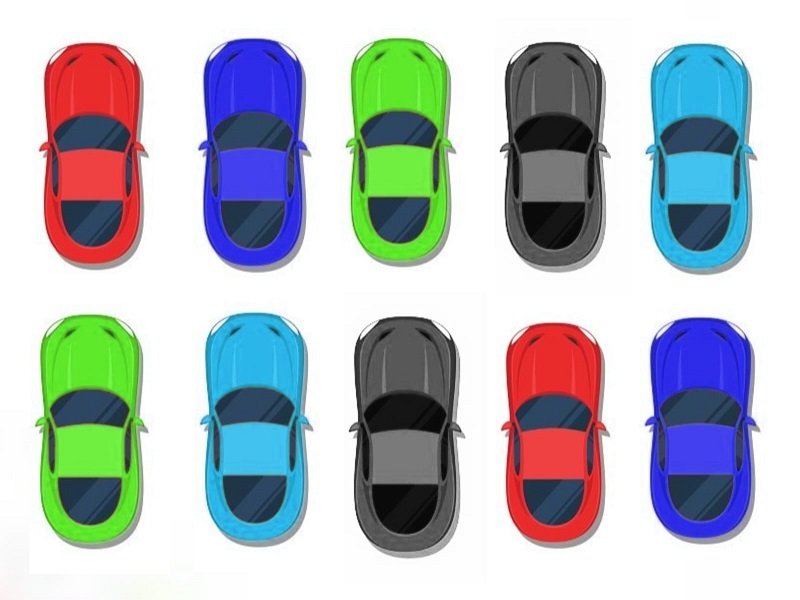
#> input picture cars.jpg, 800 x 600 px
$ python car_count.py
#> lines starting #> are read from the running program, lines starting #| are printed output that depends on the picture; after the words box and inside, x2 and y2 are one past the last pixel; in counts of white or black regions, pixels touching at a corner belong together
import cv2
import numpy as np

def load_image(file_path):
#> called with file_path = 'cars.jpg'
    image = cv2.imread(file_path)
#> image is the input picture: shape (600, 800, 3); mean B, G, R 191.6, 187, 179.8
    if image is None:
        raise ValueError(f"Error loading image from {file_path}")
    return image

def preprocess_image(image):
    gray = cv2.cvtColor(image, cv2.COLOR_BGR2GRAY)
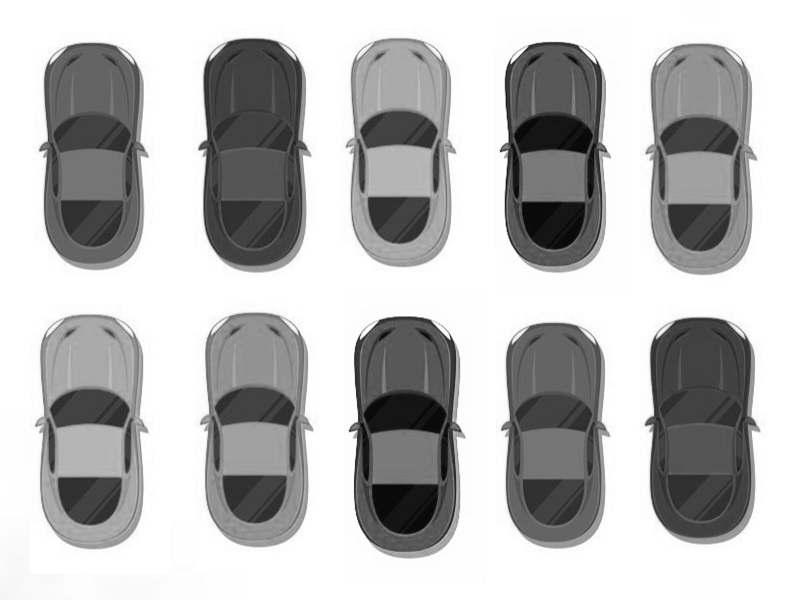
#> gray: shape (600, 800); min 4, max 255, mean 185.4
    blurred = cv2.GaussianBlur(gray, (15, 15), 0)
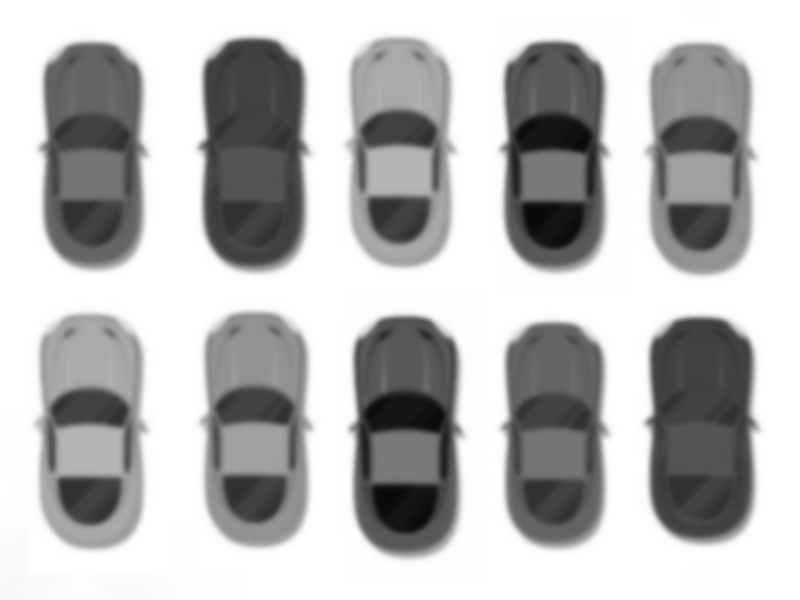
#> blurred: shape (600, 800); min 10, max 255, mean 185.4
    edges = cv2.Canny(blurred, 50, 150)
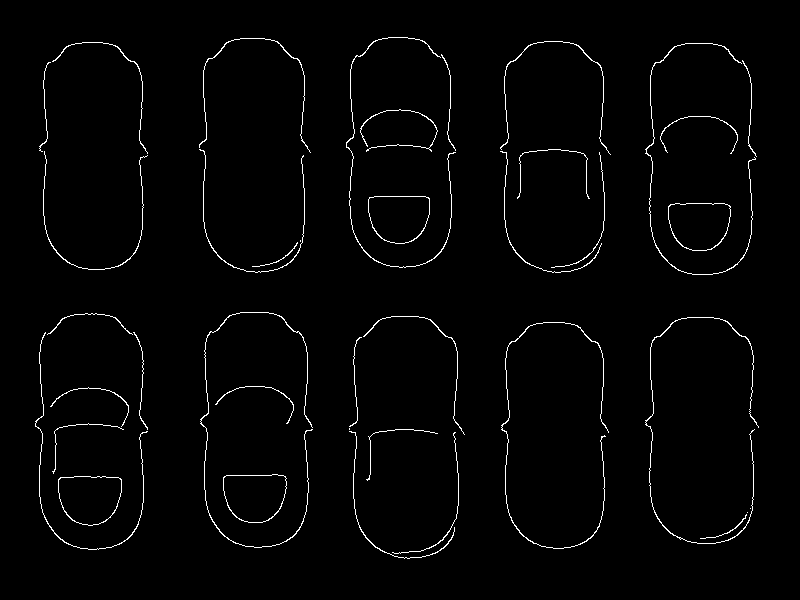
#> edges: shape (600, 800); 1.8% white in thin lines or dots, all inside (x1, y1, x2, y2) = (35, 37, 759, 559)
    return edges

def detect_contours(edges):
    contours, _ = cv2.findContours(edges, cv2.RETR_TREE, cv2.CHAIN_APPROX_SIMPLE)
#> contours = 44 contours, 17 with area under 20; largest, box (x1, y1, x2, y2) and area: (58, 476, 122, 526) 2537, (58, 476, 122, 526) 2515, (223, 474, 287, 523) 2496, (223, 474, 287, 523) 2472, (668, 203, 731, 251) 2448
    return contours

def filter_contours(contours, min_area=80):
    filtered_contours = [cnt for cnt in contours if cv2.contourArea(cnt) > min_area]
    return filtered_contours

def count_cars(image_path):
    # Load the image
    image = load_image(image_path)

    # Preprocess the image
    edges = preprocess_image(image)

    # Detect contours
    contours = detect_contours(edges)

    # Filter contours
    car_contours = filter_contours(contours)
#> in filter_contours, `filtered_contours = [cnt for cnt in contours if cv2.contourArea(cnt) >..`: filtered_contours = 10 contours; largest, box (x1, y1, x2, y2) and area: (58, 476, 122, 526) 2537, (58, 476, 122, 526) 2515, (223, 474, 287, 523) 2496, (223, 474, 287, 523) 2472, (668, 203, 731, 251) 2448
#> car_contours has the same summary as filtered_contours in filter_contours
    # Display the number of cars detected
    print("Number of cars detected:", len(car_contours))
#| Number of cars detected: 10

    # Show the original image with bounding boxes
    cv2.imshow('Cars', image)
    cv2.waitKey(0)
    cv2.destroyAllWindows()

# Replace 'traffic.jpg' with the path to your traffic image
count_cars('cars.jpg')
